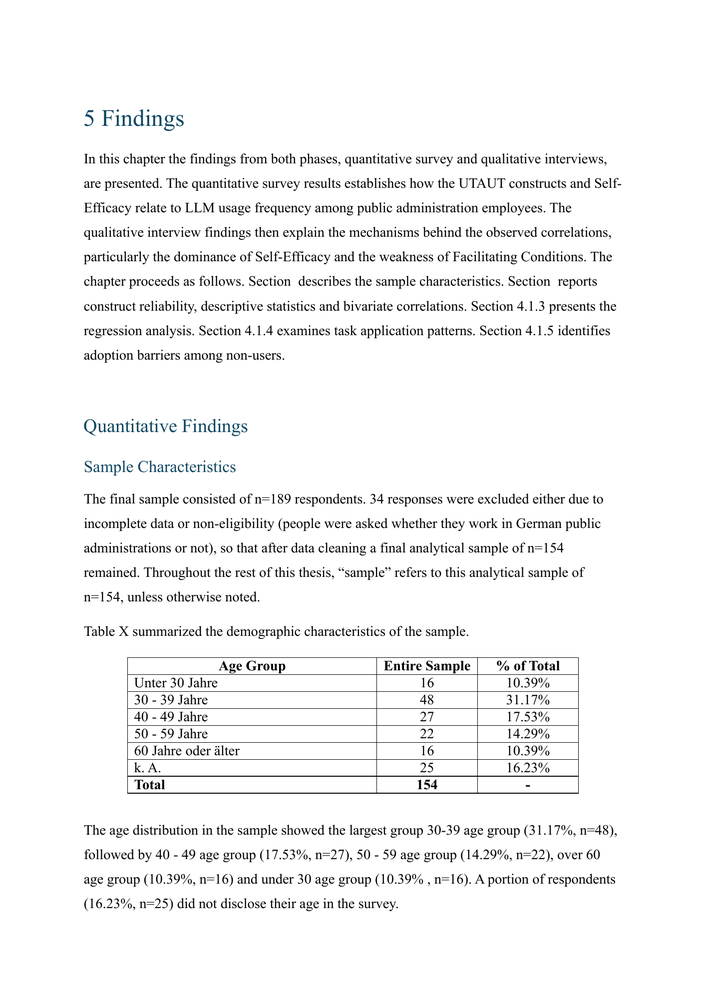
#> input picture review_work/render_source/page-1.png, 706 x 999 px, shrunk from 1414 x 2000 before the run
$ python make_contact_sheets.py render_source out
#> lines starting #> are read from the running program, lines starting #| are printed output that depends on the picture
from __future__ import annotations

import argparse
from pathlib import Path

from PIL import Image, ImageDraw


parser = argparse.ArgumentParser()
parser.add_argument("input_dir", type=Path)
parser.add_argument("output_dir", type=Path)
args = parser.parse_args()

pages = sorted(
    args.input_dir.glob("page-*.png"),
    key=lambda path: int(path.stem.split("-")[1]),
)
args.output_dir.mkdir(parents=True, exist_ok=True)

for sheet_index, start in enumerate(range(0, len(pages), 4), start=1):
    group = pages[start : start + 4]
    opened = [Image.open(path).convert("RGB") for path in group]
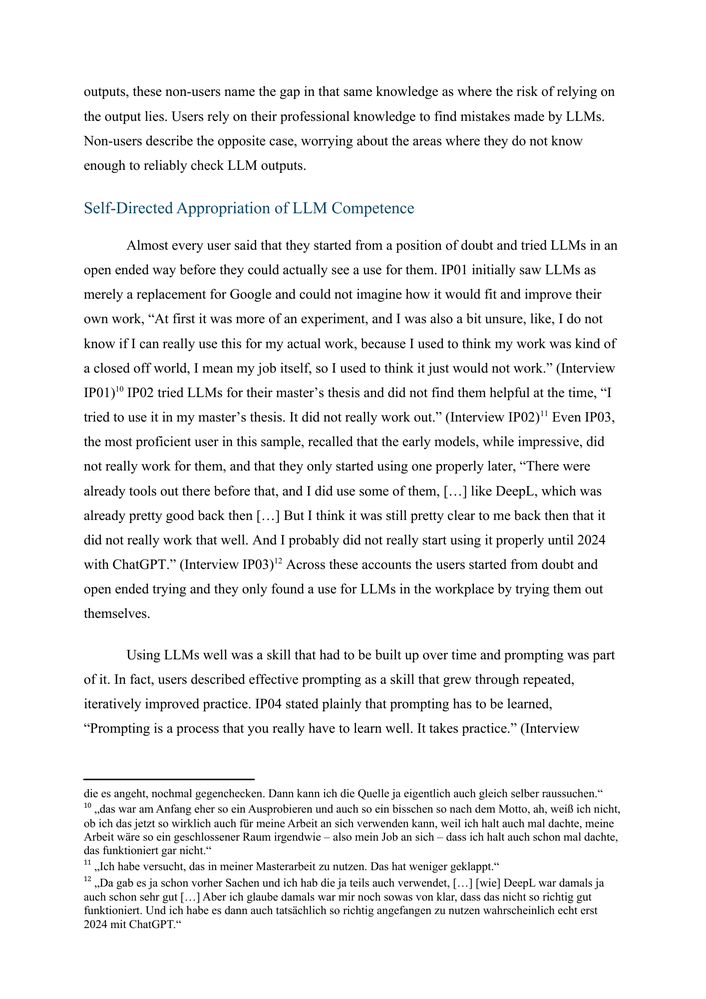
#> input picture review_work/render_source/page-10.png, 706 x 999 px, shrunk from 1414 x 2000 before the run
#> opened = 2 items
    page_width = max(image.width for image in opened)
#> page_width = 706
    page_height = max(image.height for image in opened)
#> page_height = 999
    label_height = 36
    canvas = Image.new("RGB", (page_width * 2, (page_height + label_height) * 2), "#777777")
#> canvas: PIL image 1412x2070 RGB; every value is 119
    draw = ImageDraw.Draw(canvas)
    for index, (path, image) in enumerate(zip(group, opened, strict=True)):
        column = index % 2
        row = index // 2
        x = column * page_width
        y = row * (page_height + label_height)
        draw.rectangle((x, y, x + page_width, y + label_height), fill="white")
        draw.text((x + 12, y + 10), path.stem, fill="black")
        canvas.paste(image, (x, y + label_height))
#> this loop made 2 passes
#> (column, row, x, y) on passes 1 to 2: (0, 0, 0, 0), (1, 0, 706, 0)
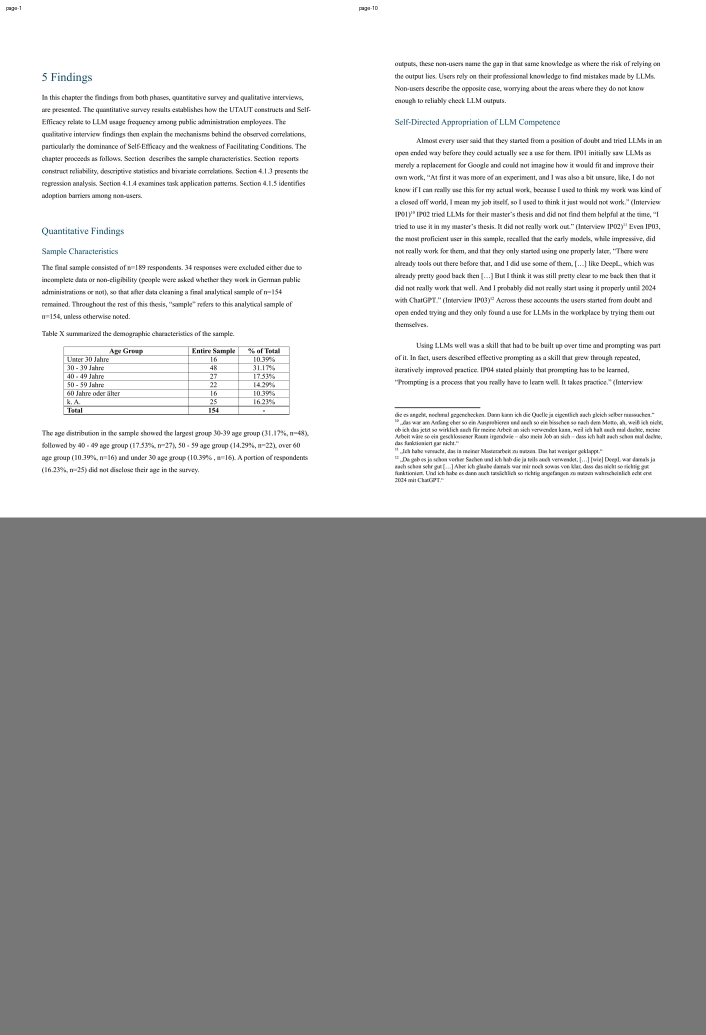
#> canvas: PIL image 1412x2070 RGB (shown at 1/2 size); mean R, G, B 181.1, 181.2, 181.2
    canvas.save(args.output_dir / f"sheet-{sheet_index}.png")
